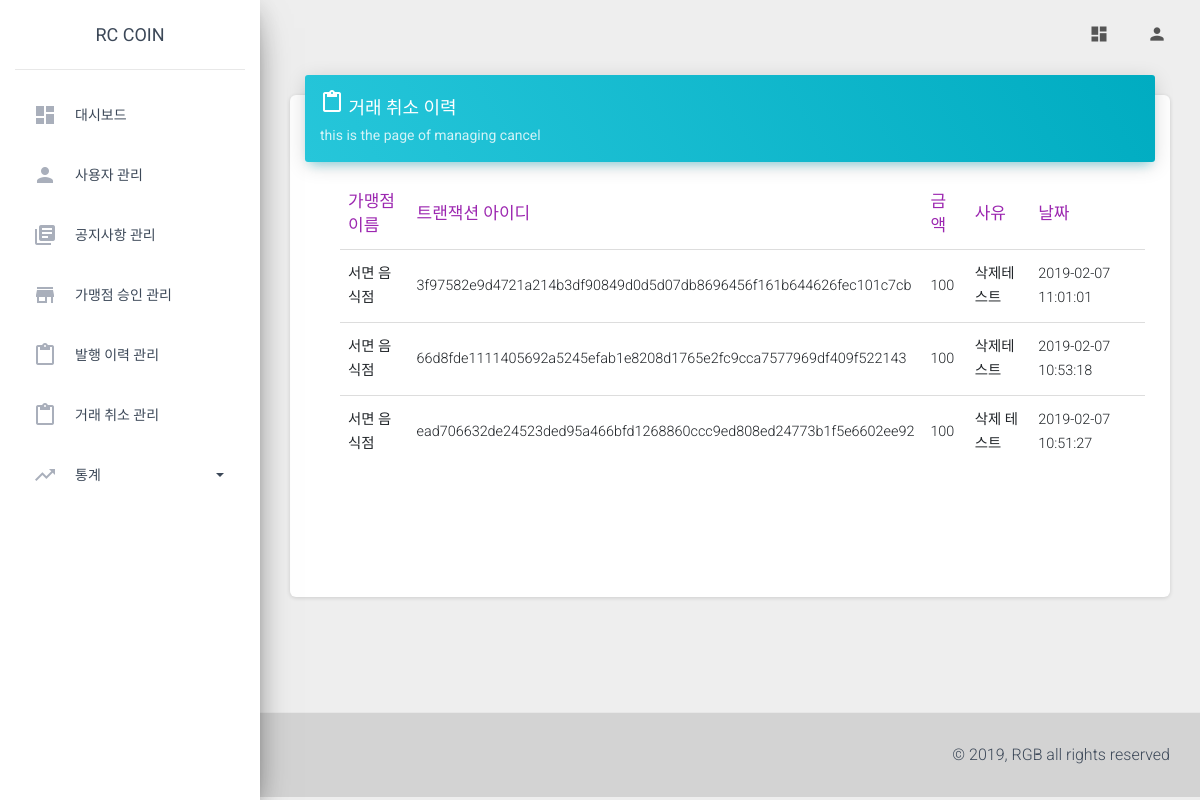
/operate/cancel/ (signed in), run on an earlier commit of the app's database.
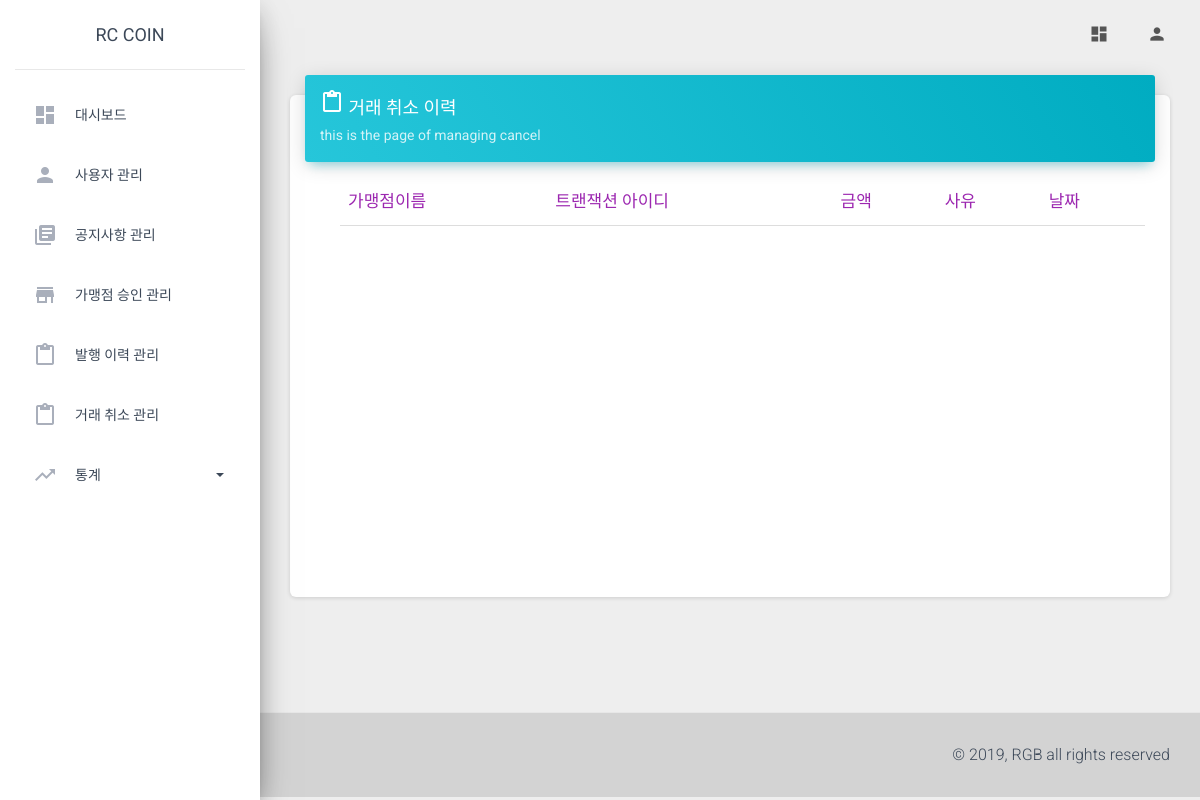
And on a later commit of the database.
### store/models.py (models this page shows)
@python_2_unicode_compatible
class Store(models.Model):
    name = models.CharField(max_length=100, null=True)
    corporate_number = models.CharField(max_length=12, null=True)
    representative = models.ForeignKey(User, null=True, on_delete=models.CASCADE)
    category = models.ForeignKey(Category, null=True, on_delete=models.CASCADE)
    location = models.ForeignKey(Location, null=True, on_delete=models.CASCADE)
    address = models.CharField(max_length=100, null=True, default='-')
    phone_number = models.CharField(max_length=15, null=True, default='-')
    url = models.CharField(max_length=100, null=True, default='-')
    opening_hour = models.CharField(max_length=2, null=True)
    opening_minute = models.CharField(max_length=2, null=True)
    closing_hour = models.CharField(max_length=2, null=True)
    closing_minute = models.CharField(max_length=2, null=True)
    description = models.TextField(blank=True)
    registered_date = models.DateTimeField(auto_now_add=True, null=True)
    modified_date = models.DateTimeField(auto_now=True)
    status = models.IntegerField(default=1)
    def __str__(self):
        return self.name

### wallet/models.py (models this page shows, shortened)
class Cancellation(models.Model):
    s_id = models.ForeignKey(Store, on_delete=models.CASCADE)
    txHash = models.CharField(max_length=70)
    amount = models.IntegerField(default=0)
    comment = models.TextField(blank=True, null=True)
    removed_date = models.CharField(max_length=20, null=True)

### operate/views.py (the view, shortened to what this page needs)
    def wrapper(*args, **kwargs):
        request = args[0]
        request_url = request.resolver_match.url_name
        key = 'admin_name'
        context = {}
        if key in request.session:
            if bool(request.session['admin_name'] == 'admin_server') & bool(request_url != 'network') & bool(request_url != 'dashboard'):
                return redirect('operate:dashboard')
            elif bool(request.session['admin_name'] == 'admin') & bool(request_url == 'network') & bool(request_url != 'dashboard'):
                return redirect('operate:dashboard')
            else:
                return fn(request)
        else:
            context['main'] = 'main'
            return render(request, 'operate/manage_main.html', {'main': 'main'})

### operate/views.py (called while the page is built, shortened)
def login_required(fn):
    def wrapper(*args, **kwargs):
        request = args[0]
        request_url = request.resolver_match.url_name
        key = 'admin_name'
        context = {}
        if key in request.session:
            if bool(request.session['admin_name'] == 'admin_server') & bool(request_url != 'network') & bool(request_url != 'dashboard'):
                return redirect('operate:dashboard')
            elif bool(request.session['admin_name'] == 'admin') & bool(request_url == 'network') & bool(request_url != 'dashboard'):
                return redirect('operate:dashboard')
            else:
                return fn(request)
        else:
            context['main'] = 'main'
            return render(request, 'operate/manage_main.html', {'main': 'main'})
    return wrapper

### operate/templates/operate/manage_cancel.html (shortened to what this page needs)
{% extends './base.html' %}
{% block content %}
<div class="content" style="margin-top: 35px;">
    <div class="container-fluid">
        <div class="row">
        <div class="col-md-12">
            <div class="card">
            <div class="card-header card-header-info">
                <h4 class="card-title "><i class="material-icons">content_paste</i>&nbsp;<strong>거래 취소 이력</strong></h4>
                <p class="card-category">this is the page of managing cancel</p>
            </div>
            <div class="card-body scrollbar scrollbar-primary">
                <div class="table-responsive">
                <table class="table">
                    <thead class=" text-primary">
                        <th>가맹점이름</th>
                        <th>트랜잭션 아이디</th>
                        <th>금액</th>
                        <th>사유</th>
                        <th>날짜</th>
                    </thead>
                    <tbody>
                        {% for data in cancel_data %}
                        <tr class="tag">
                            <td>{{ data.s_id }}</td>
                            <td>{{ data.txHash }}</td>
                            <td>{{ data.amount }}</td>
                            <td>{{ data.comment }}</td>
                            <td>{{ data.removed_date }}</td>
                        </tr>
                        {% endfor %}
                    </tbody>
                </table>
                </div>
            </div>
            </div>
        </div>
        </div>
    </div>
</div>
{% endblock content %}

What changed in the data, as far as the page shows it:
removed Store: s_id "서면 음식점" "서면 음식점" "서면 음식점"
removed Cancellation: txHash "3f97582e9d4721a214b3df90849d0d5d07db8696456f161b644626fec101c7cb", comment "삭제테스트", removed_date "2019-02-07 11:01:01"
removed Cancellation: txHash "66d8fde1111405692a5245efab1e8208d1765e2fc9cca7577969df409f522143", comment "삭제테스트", removed_date "2019-02-07 10:53:18"
removed Cancellation: txHash "ead706632de24523ded95a466bfd1268860ccc9ed808ed24773b1f5e6602ee92", comment "삭제 테스트", removed_date "2019-02-07 10:51:27"
Also different on the page:
list line gone: "100"
